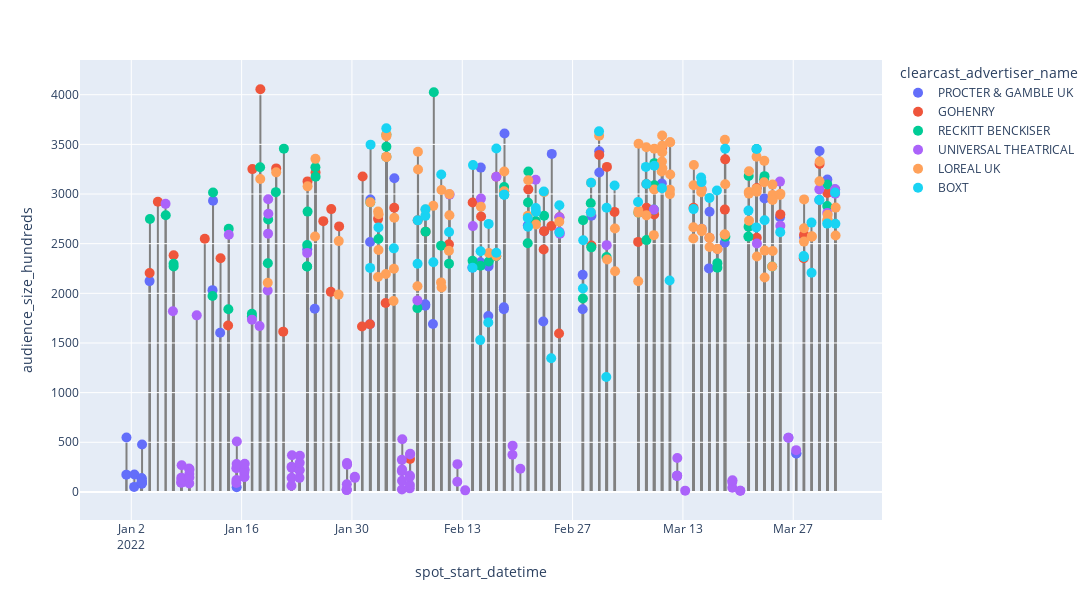

Notebook code for this chart:
### Code cell
import plotly.express as px
big_advertisers = ['LOREAL UK', 'RECKITT BENCKISER', 'BOXT', 'UNIVERSAL THEATRICAL',
       'GOHENRY', 'PROCTER & GAMBLE UK']
spot_df = spot_data.to_dataframe()
persil_sky = spot_df[(spot_df['clearcast_advertiser_name'].isin(big_advertisers)) 
                   & (spot_df['audience_name']=='All Homes')].sort_values(['spot_start_datetime'])

fig = px.scatter(persil_sky, x="spot_start_datetime", y="audience_size_hundreds", color="clearcast_advertiser_name", width = 1400, height = 600)
fig.update_traces(marker={'size': 10})

shapes=[dict(
        type='line',
        x0 = persil_sky['spot_start_datetime'].iloc[i],
        y0 = 0,
        x1 = persil_sky['spot_start_datetime'].iloc[i],
        y1 = persil_sky['audience_size_hundreds'].iloc[i],
        layer='below',
        line = dict(
            color = 'grey',
            width = 2
        )
    ) for i in range(len(persil_sky['audience_size_hundreds']))]

fig.update_layout(shapes = shapes)
